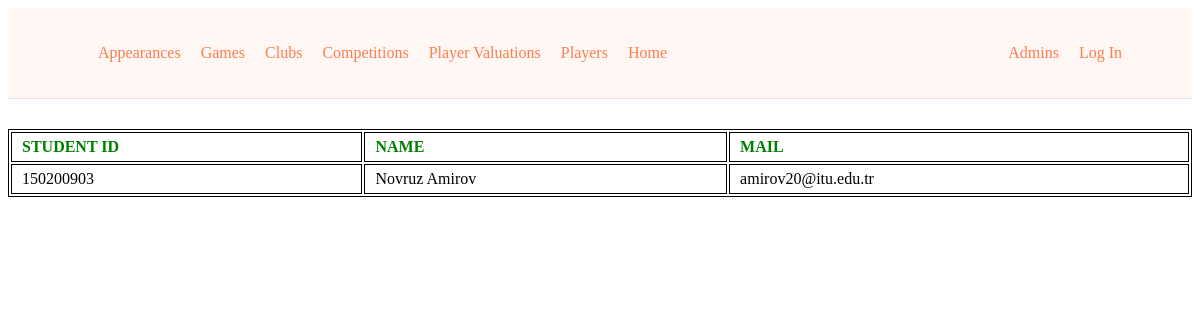
The page /admins on the database its author committed.
### tables this page shows
CREATE TABLE ADMINS (student_id TEXT PRIMARY KEY, name TEXT NOT NULL, mail TEXT NOT NULL, password TEXT NOT NULL);

### views.py (the view)
def admin_page():
    myDB = current_app.config["db"]
    admins = myDB.get_admins()
    return render_template("admins.html", admins = admins, admin = admin)

### database.py (called while the page is built)
    def get_admins(self):
        admins = []
        with dbapi2.connect(self.dbfile) as connection:
            cursor = connection.cursor()
            query = "SELECT * FROM ADMINS ORDER BY STUDENT_ID"
            cursor.execute(query)
            for student_id, name, mail, password in cursor:
                admins.append(Admin(student_id, name, mail, password))
        return admins

### templates/admins.html
{% extends "navigation.html" %} {% block title %}ADMINS{% endblock%} {% block
content %}
<table class="admin">
  <tr>
    <th>STUDENT ID</th>
    <th>NAME</th>
    <th>MAIL</th>
  </tr>
  {% for admin in admins %}
  <tr>
    <td>{{admin.student_id}}</td>
    <td>{{admin.name}}</td>
    <td>{{admin.mail}}</td>
  </tr>
  {% endfor %}
</table>
{%endblock%}

### static/navigation.css (style rules this page uses)
table { width: 100%; border: 1px solid black; margin-top: 30px; }
table tr, table td, table th { border: 1px solid black; text-align: left; padding: 5px 10px; }
table th { font-weight: bold; color: green; }

### rows shown on the page
ADMINS: student_id "150200903", name "Novruz Amirov", mail "amirov20@itu.edu.tr"
